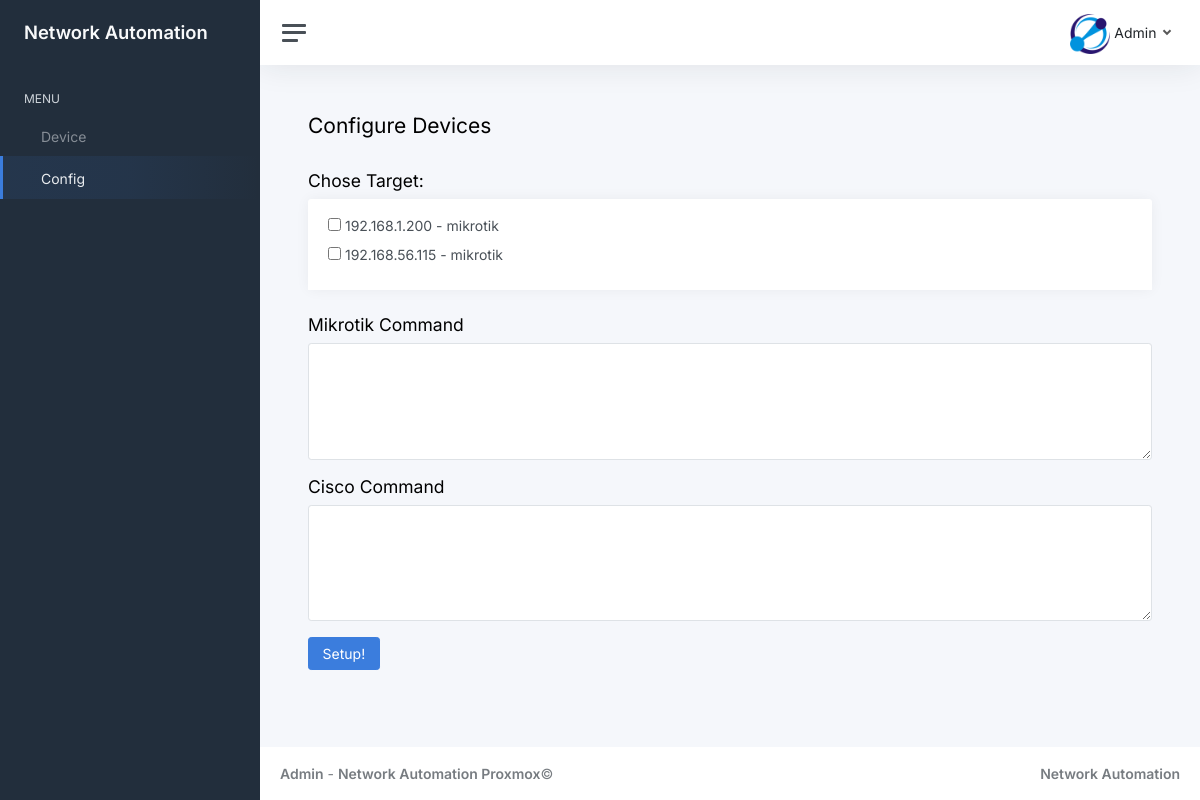
The app's page /config/ with its own data.
### network_automation/models.py (models this page shows, shortened)
class Device(models.Model):
    ip_address = models.CharField(max_length=255)
    hostname = models.CharField(max_length=255)
    username = models.CharField(max_length=255)
    password = models.CharField(max_length=255)
    VENDOR_CHOICES = [
        ('mikrotik', 'mikrotik'),
        ('cisco', 'cisco')
    ]
    vendor = models.CharField(max_length=255, choices=VENDOR_CHOICES)

### network_automation/views.py (the view)
# urls.py: path('config/', views.configure, name="config"),
def configure(request):
    if request.method == 'POST':
        selected_devices_id = request.POST.getlist('device')
        mikrotik_command = request.POST['mikrotik_command'].splitlines()
        cisco_command = request.POST['cisco_command'].splitlines()
        for x in selected_devices_id:
            try:
                dev = get_object_or_404(Device, pk=x)
                ssh_clinet = paramiko.SSHClient()
                ssh_clinet.set_missing_host_key_policy(
                    paramiko.AutoAddPolicy())
                ssh_clinet.connect(hostname=dev.ip_address, username=dev.username, password=dev.password)
                if dev.vendor.lower() == 'cisco':
                    conn = ssh_clinet.invoke_shell()
                    conn.send('conf t\n')
                    for cmd in cisco_command:
                        conn.send(cmd + '\n')
                        time.sleep(1)
                else:
                    for cmd in mikrotik_command:
                        ssh_clinet.exec_command(cmd)
                return redirect('devices')
            except Exception as e:
                print(e)
                return redirect('devices')
    else:
        devices = Device.objects.all()
        context = {
        'title' : "Configure Devices",
        'active_config' : 'active',
        'devices' : devices
        }
        return render(request, 'config.html', context)

### network_automation/templates/config.html (shortened to what this page needs)
{% extends 'main.html' %}
{% block content %}
    <div class="row">
        <form method="POST">
            <h4 class="mt-3">Chose Target:</h4>
            <div class="card flex-fill">
                <div class="card-header">
                    {% for device in devices %}
                        <div class="col-md-6">
                            <input type="checkbox" name="device" value="{{ device.id }}">
                            {{ device.ip_address }} - {{ device.vendor }}
                        </div>
                        <div class="pt-2"></div>
                    {% endfor %}
                </div>
            </div>
            <h4 class="mt-3">Mikrotik Command</h4>
            <textarea class="form-control" rows="5" name="mikrotik_command"></textarea>
            <h4 class="mt-3">Cisco Command</h4>
            <textarea class="form-control" rows="5" name="cisco_command"></textarea>
            <button type="submit" class="mt-3 btn btn-primary">Setup!</button>
        </form>
    </div>
{% endblock content %}

### records on screen
Device: ip_address "192.168.1.200", vendor "mikrotik"
Device: ip_address "192.168.56.115", vendor "mikrotik"

### other values on screen
{{ title }} "Configure Devices"
